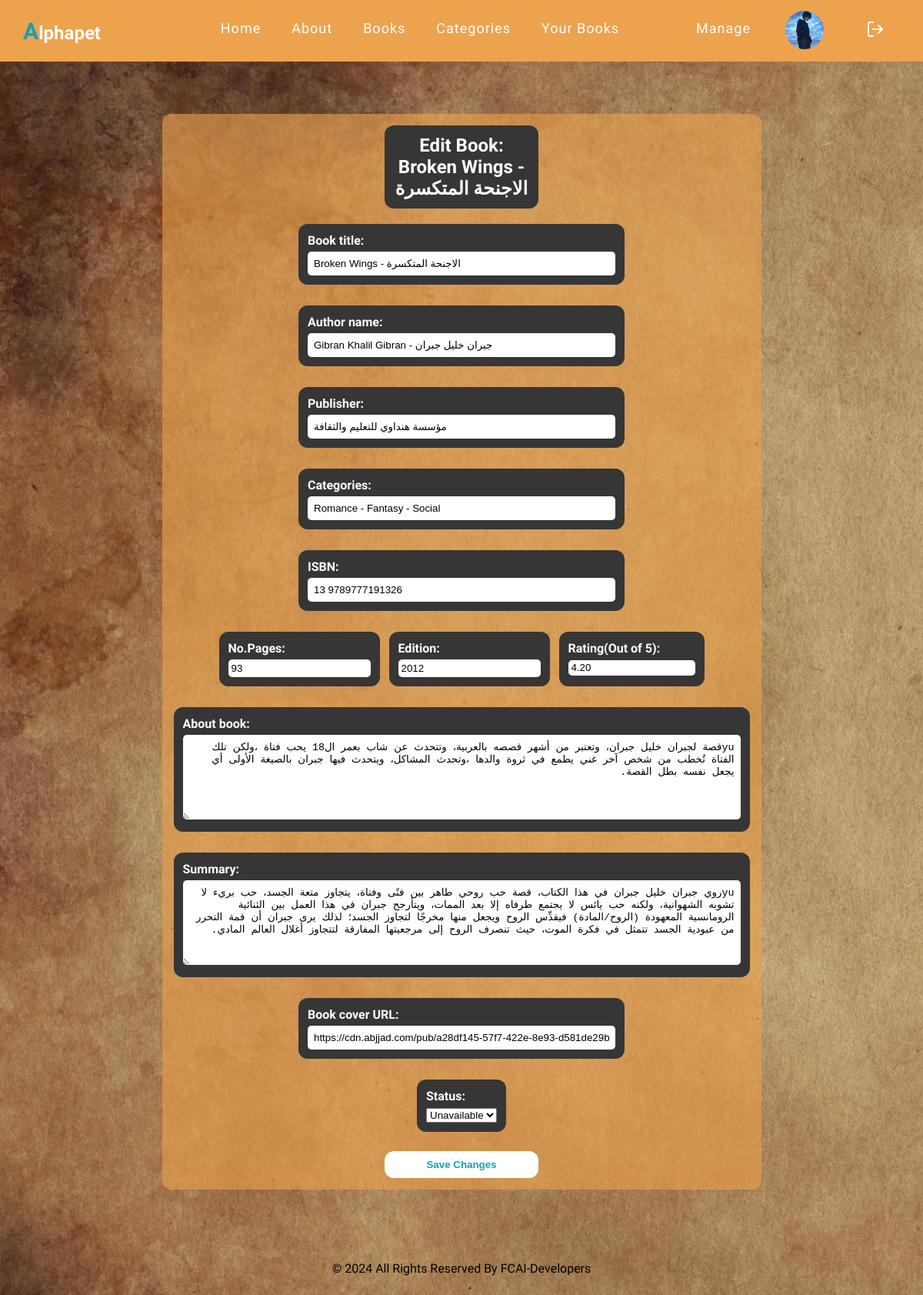
Page /Book/edit-book.html/13 9789777191326/ (signed in) on the earlier database version.
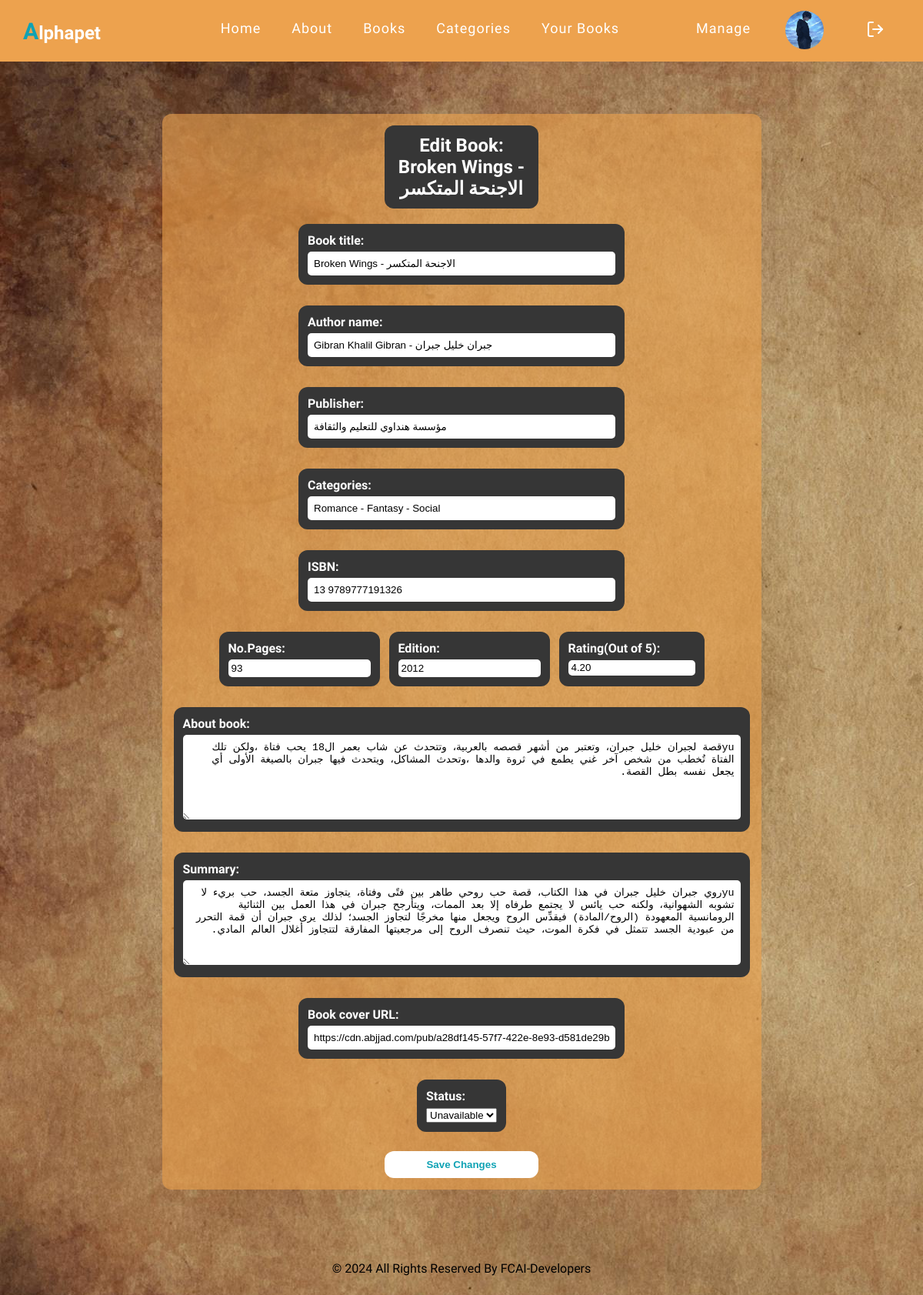
Same page on the later database version.
### user/models.py (models this page shows)
class customUser(AbstractUser):
    email = models.EmailField(unique=True)
    pic = models.ImageField(upload_to='profile_pics/', null=True, blank=True)
    class Meta:
        db_table = 'user_customuser'  # Specify the table name in the database if needed
        verbose_name = 'Custom User'
        verbose_name_plural = 'Custom Users'

### Book/models.py (models this page shows, shortened)
class Book(models.Model):
    STATUS_CHOICES = [
        ('Available', 'Available'),
        ('Unavailable', 'Unavailable'),
    ]
    book_id = models.AutoField(primary_key=True)
    title = models.CharField(max_length=255)
    author = models.CharField(max_length=255)
    publisher = models.CharField(max_length=255)
    category = models.CharField(max_length=100)
    isbn = models.CharField(max_length=25)
    pages = models.IntegerField(null=True, blank=True)
    rating = models.DecimalField(max_digits=3, decimal_places=2, null=True, blank=True)
    edition = models.CharField(max_length=50, null=True, blank=True)
    about = models.TextField(null=True, blank=True)
    summary = models.TextField(null=True, blank=True)
    cover = models.CharField(max_length=255, null=True, blank=True)
    status = models.CharField(max_length=30, choices=STATUS_CHOICES, default='Available')

### Book/views.py (the view)
# urls.py: path('edit-book.html/<str:isbn>/', views.edit_book, name='edit-book'),
def edit_book(request, isbn):
    book = get_object_or_404(Book, isbn=isbn)
    if request.method == 'POST':
        form = BookForm(request.POST, instance=book)
        if form.is_valid():
            form.save()
            return redirect('book-table')  # Redirect to book table or other appropriate page
    else:
        form = BookForm(instance=book)
    return render(request, 'edit-book.html', {'form': form, 'book': book})

### Book/forms.py
class BookForm(forms.ModelForm):
    class Meta:
        model = Book
        fields = ['title', 'author', 'publisher', 'category', 'isbn', 'pages', 'edition', 'rating', 'about', 'summary', 'cover', 'status']

### Book/templates/edit-book.html (shortened to what this page needs)
{% extends 'layout.html' %}
{% load static %}
{% block headers %}
    <link rel="stylesheet" href="{% static 'css/upload-book.css' %}">
{% endblock %}
{% block content %}
    <main>
        <form class="upload-form" id="upload-form" method="POST">
            <h2 class="info-header">Edit Book: {{ book.title }}</h2>
            <ul class="info-list">
                <li class="info-item">
                    <label for="id_title">Book title:</label>
                    <input id="book-title" type="text" name="title" value="{{ book.title }}" required>
                </li>
                <li class="info-item">
                    <label for="id_author">Author name:</label>
                    <input id="author" type="text" name="author" value="{{ book.author }}" required>
                </li>
                <li class="info-item">
                    <label for="id_publisher">Publisher:</label>
                    <input id="publisher" type="text" name="publisher" value="{{ book.publisher }}" required>
                </li>
                <li class="info-item">
                    <label for="id_category">Categories:</label>
                    <input id="category" type="text" name="category" value="{{ book.category }}" required>
                </li>
                <li class="info-item">
                    <label for="id_isbn">ISBN:</label>
                    <input id="isbn" type="text" name="isbn" value="{{ book.isbn }}" required>
                </li>
                <div class="small-list">
                    <li class="info-item">
                        <label for="id_pages">No.Pages:</label>
                        <input id="pages" type="number" name="pages" value="{{ book.pages }}" required>
                    </li>
                    <li class="info-item">
                        <label for="id_edition">Edition:</label>
                        <input id="edition" type="number" name="edition" value="{{ book.edition }}" required>
                    </li>
                    <li class="info-item">
                        <label for="id_rating">Rating(Out of 5):</label>
                        <input id="rating" type="text" name="rating" value="{{ book.rating }}" required>
                    </li>
                </div>
                <li class="info-item">
                    <label for="id_about">About book:</label>
                    <textarea id="about" name="about" required>{{ book.about }}</textarea>
                </li>
                <li class="info-item">
                    <label for="id_summary">Summary:</label>
                    <textarea id="summary" name="summary" required>{{ book.summary }}</textarea>
                </li>
                <li class="info-item">
                    <label for="id_cover">Book cover URL:</label>
                    <input id="book-cover" type="text" name="cover" value="{{ book.cover }}" required>
                </li>
                <li class="info-item">
                    <label for="id_status">Status:</label>
                    <select id="status" name="status" required>
                        <option value="Unavailable" {% if book.status == 'Unavailable' %} selected {% endif %}>Unavailable</option>
                    </select>
                </li>
            </ul>
            <button type="submit" value="save" id="save-changes">Save Changes</button>
        </form>
    </main>
{% endblock %}

### templates/layout.html (shortened to what this page needs)
<!DOCTYPE html>
{% load static %}
<html lang="en">
  <head>
    <link rel="stylesheet" href="{% static 'css/nav-bar.css' %}" />
    <link rel="stylesheet" href="{% static 'css/footer.css' %}" />
    {% block headers %} {% endblock %}
  </head>
  <body>
    <header>
      <nav>
        <div class="container11">
          <div class="nav">
            <div class="logo">
              <h2><a href="{% url 'home' %}">Alphapet</a></h2>
            </div>
            <div class="links">
              <ul id="main-links">
                <li><a href="{% url 'home' %}">home</a></li>
                <li><a href="{% url 'about' %}">about</a></li>
                <li><a href="{% url 'all-books' %}">books</a></li>
                <li><a href="{% url 'category' %}">categories</a></li>
                {% if user.is_authenticated %}
                <li><a href="{% url 'Borrowed-books' %}">Your books</a></li>
                {% endif %}
              </ul>
              <div class="log">
                <ul>
                  {% if user.is_authenticated %}
                    {% if user.is_superuser %}
                    <li><a href="{% url 'book-table' %}">manage</a></li>
                    {% endif %}
                    <li style="width: 80px; height: 80px; border-radius: 50%; display: flex; justify-content: center; align-items: center;  margin-top:10px ;">
                        <a href="{% url 'account' %}">
                            {% if user.pic %}
                                <img src="{{ user.pic.url }}" alt="Profile Image" style="width: 50px; height: 50px; border-radius: 50%; object-fit: cover; display:relative; margin-top:10px ;">
                            {% else %}
                                <img src="{% static 'Photos/UserIcon2.png' %}" alt="Profile Image" style="width: 50px; height: 50px; border-radius: 50%; object-fit: cover;">
                            {% endif %}
                        </a>
                    </li>
                    <li>
                        <form action="{% url 'logout' %}" method="post">
                            <button type="submit" class="logout-btn"></button>
                        </form>
                    </li>
                  {% else %}
                  <li><a href="{% url 'log-in' %}">Login</a></li>
                  <li><a href="{% url 'sign-in' %}">Sign-up</a></li>
                  {% endif %}
                </ul>
              </div>
            </div>
          </div>
        </div>
      </nav>
    </header>
    {% block content %} {% endblock %}
    <footer>&copy; 2024 All Rights Reserved By FCAI-Developers</footer>
  </body>
</html>

### static/css/nav-bar.css (style rules this page uses)
:root { --main-color : #EDA24E; --secondary-color: #0FA2B4; }
* { margin: 0; padding: 0; box-sizing: border-box; }
body { overflow-x: hidden; font-family:'Mulish', sans-serif; }
.container11 { padding: 0px 30px; }
header { background-color: #F5F6F9; }
a { text-decoration: none; color: #fff; }
ul { list-style: none; }
input { background: none; border: none; outline: none; }
header nav { background-color: var(--main-color); }
header .nav { display: flex; justify-content: center; align-items: center; width: 100%; background-color: var(--main-color); height: 80px; overflow: hidden; }
header .nav .logo { text-decoration: none; color: #fff; flex: 1; }
header .nav .logo a { text-decoration: none; color: #fff; }
header .nav .logo h2::first-letter { text-decoration: none; color: var(--secondary-color); font-size: 30px; }
header .nav .links { display: flex; justify-content: space-between; gap: 80px; }
header .nav .links ul { display: flex; list-style: none; gap: 20px; }
header .nav .links li { padding: 40px 10px; transition: all ease 0.3s; cursor: pointer; }
header .nav .links ul li a { text-decoration: none; color: #FFF; font-size: 18px; letter-spacing: 1px; font-weight: 500; text-transform: capitalize; }
.logout-btn { background-color:transparent; font-family: Arial, Helvetica, sans-serif; font-weight: bold; color: white; border: none; padding: 0px 10px; text-align: center; text-decoration: none; display: inline-block; font-size: 16px; cursor: pointer; border-radius: 4px; }

### static/css/footer.css (style rules this page uses)
footer { padding: 25px; text-align: center; color: black; position: absolute; display: flex; justify-content: center; left: 50%; transform: translateX(-50%) }

### static/css/upload-book.css (style rules this page uses)
main { background-repeat: no-repeat; background-size: cover; padding: 40px 40px; height: fit-content; display: flex; justify-content: center; }
body { background-image: url('/static/Photos/b5.jpg'); font-family:'Mulish', sans-serif; }
.upload-form { width: 94%; height: 90%; margin: 28px 40px; padding: 15px; background-color: rgba(237, 162, 78, 0.6); display: flex; flex-direction: column; align-items: center; border-radius: 12px; width: fit-content; }
.info-header { margin-bottom: 20px; color: white; background-color: #363636; border-radius: 12px; width: 200px; padding: 12px; text-align: center; }
.info-list { list-style: none; padding: 0; display: flex; flex-direction: column; gap: 12px; align-items: center; }
.info-item { color: white; background-color: #363636; padding: 12px; margin-bottom: 15px; border-radius: 12px; width: fit-content; }
.info-item label { display: block; margin-bottom: 5px; font-weight: bold; }
.info-item input[type="text"], .info-item input[type="file"], .info-item textarea { background-color: white; padding: 8px; border: none; outline: none; border-radius: 5px; }
.info-item input[type="number"] { background-color: white; padding: 4px; border: none; outline: none; border-radius: 5px; }
.small-list { display: flex; flex-direction: row; gap: 12px; }
.info-item input[type="text"] { width: 400px; }
.info-item #rating { width: 165px; height: 20px; padding: 4px; }
.info-item textarea { width: 725px; height: 110px; direction: rtl; }
.upload-form button, .upload-form button { width: 200px; font-weight: bold; padding: 10px; margin-top: 10px; border: none; border-radius: 12px; background-color: #007bff; color: var(--secondary-color); cursor: pointer; transition-duration: 0.4s; background: linear-gradient(to right, var(--secondary-color) 50%, white 50%); background-size: 200% 100%; background-position: right bottom; transition: background-position 0.5s ease, transform 0.5s ease; }

Differences in the rows shown:
changed Book "Gibran Khalil Gibran - جبران خليل جبران": title "Broken Wings - الاجنحة المتكسرة" → "Broken Wings - الاجنحة المتكسر"
